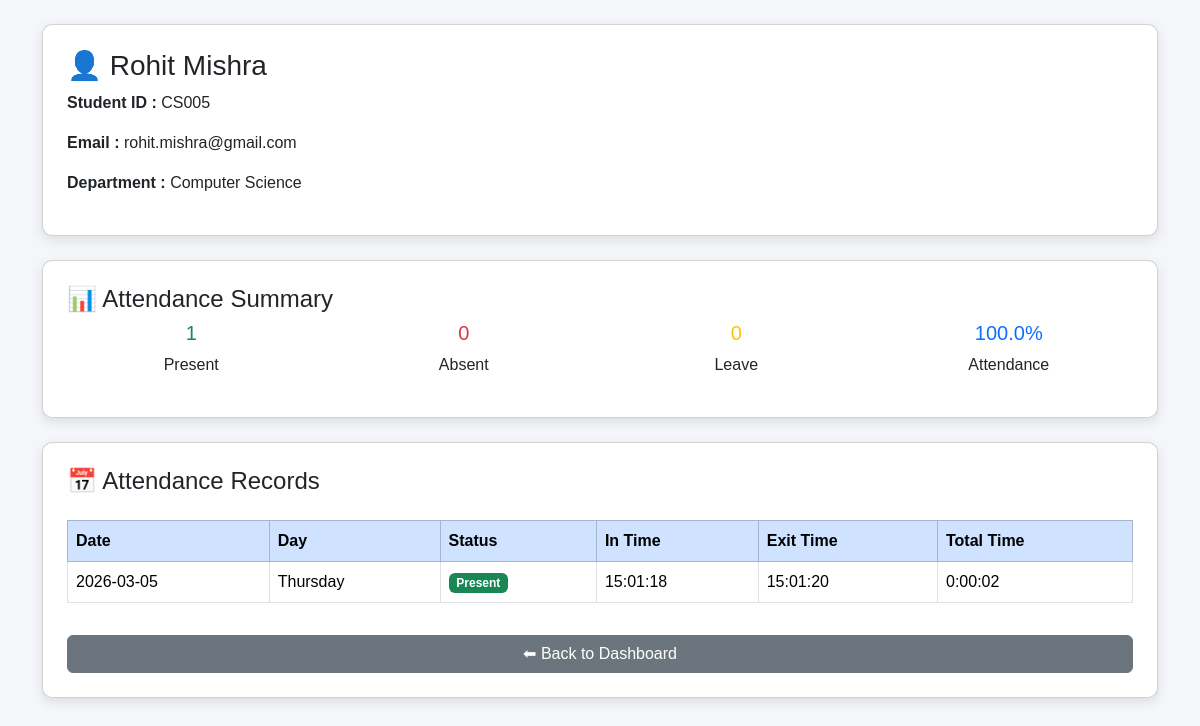
The page /student/5 (signed in) on the database its author committed.
### tables this page shows
CREATE TABLE students(
        id INTEGER PRIMARY KEY AUTOINCREMENT,
        name TEXT NOT NULL,
        student_id TEXT,
        email TEXT,
        role TEXT,
        department TEXT
    );

CREATE TABLE attendance(
        id INTEGER PRIMARY KEY AUTOINCREMENT,
        student_id TEXT,
        date TEXT,
        day TEXT,
        status TEXT,
        in_time TEXT,
        exit_time TEXT,
        UNIQUE(student_id,date)
    );

### app.py (the view)
@app.route("/student/<int:id>")
def student_profile(id):
    if not session.get("admin"):
        return redirect("/login")
    conn = get_db()
    student = conn.execute(
        "SELECT * FROM students WHERE id=?",
        (id,)
    ).fetchone()
    attendance_records = conn.execute("""
        SELECT date, day, status, in_time, exit_time
        FROM attendance
        WHERE student_id=?
        ORDER BY date DESC
    """, (student["student_id"],)).fetchall()
    attendance = []
    from datetime import datetime
    for row in attendance_records:
        in_time = row["in_time"]
        exit_time = row["exit_time"]
        total_time = None
        if in_time and exit_time:
            fmt = "%H:%M:%S"
            tdelta = datetime.strptime(exit_time, fmt) - datetime.strptime(in_time, fmt)
            total_time = str(tdelta)  # HH:MM:SS
        attendance.append({
            "date": row["date"],
            "day": row["day"],
            "status": row["status"],
            "in_time": row["in_time"],
            "exit_time": row["exit_time"],
            "total_time": total_time
        })
    present = conn.execute("""
        SELECT COUNT(*) FROM attendance
        WHERE student_id=? AND status='Present'
    """,(student["student_id"],)).fetchone()[0]
    absent = conn.execute("""
        SELECT COUNT(*) FROM attendance
        WHERE student_id=? AND status='Absent'
    """,(student["student_id"],)).fetchone()[0]
    leave = conn.execute("""
        SELECT COUNT(*) FROM attendance
        WHERE student_id=? AND status='Leave'
    """,(student["student_id"],)).fetchone()[0]
    total = present + absent + leave
    percentage = round((present/total)*100,2) if total > 0 else 0
    conn.close()
    return render_template(
        "student_profile.html",
        student=student,
        attendance=attendance,
        present=present,
        absent=absent,
        leave=leave,
        percentage=percentage
    )

### app.py (called while the page is built)
def get_db():
    conn = sqlite3.connect(DB_PATH)
    conn.row_factory = sqlite3.Row
    return conn

### templates/student_profile.html (shortened to what this page needs)
<!DOCTYPE html>
<html>
<head>
<link href="https://cdn.jsdelivr.net/npm/bootstrap@5.3.2/dist/css/bootstrap.min.css" rel="stylesheet">
</head>
<body class="p-4">
<div class="container">
<div class="card p-4 mb-4">
<h3>👤 {{ student.name }}</h3>
<p><strong>Student ID :</strong> {{ student.student_id }}</p>
<p><strong>Email :</strong> {{ student.email }}</p>
<p><strong>Department :</strong> {{ student.department }}</p>
</div>
<div class="card p-4 mb-4">
<h4>📊 Attendance Summary</h4>
<div class="row text-center">
<div class="col-md-3">
<h5 class="text-success">{{ present }}</h5>
<p>Present</p>
</div>
<div class="col-md-3">
<h5 class="text-danger">{{ absent }}</h5>
<p>Absent</p>
</div>
<div class="col-md-3">
<h5 class="text-warning">{{ leave }}</h5>
<p>Leave</p>
</div>
<div class="col-md-3">
<h5 class="text-primary">{{ percentage }}%</h5>
<p>Attendance</p>
</div>
</div>
</div>
<div class="card p-4">
<h4>📅 Attendance Records</h4>
<table class="table table-bordered mt-3">
<thead class="table-primary">
<tr>
<th>Date</th>
<th>Day</th>
<th>Status</th>
<th>In Time</th>
<th>Exit Time</th>
<th>Total Time</th>
</tr>
</thead>
<tbody>
{% for record in attendance %}
<tr>
<td>{{ record.date }}</td>
<td>{{ record.day }}</td>
<td>
{% if record.status == "Present" %}
<span class="badge bg-success">Present</span>
{% elif record.status == "Leave" %}
<span class="badge bg-warning">Leave</span>
{% else %}
<span class="badge bg-danger">Absent</span>
{% endif %}
</td>
<td>{{ record.in_time or "-" }}</td>
<td>{{ record.exit_time or "-" }}</td>
<td>{{ record.total_time or "-" }}</td>
</tr>
{% endfor %}
</tbody>
</table>
<a href="/dashboard" class="btn btn-secondary mt-3">
⬅ Back to Dashboard
</a>
</div>
</div>
</body>
</html>

### templates/student_profile.html (style rules this page uses)
body { background:#f4f6f9; font-family:Arial; }
.card { border-radius:10px; box-shadow:0 4px 12px rgba(0,0,0,0.1); }

### rows shown on the page
students: name "Rohit Mishra", student_id "CS005", email "rohit.mishra@gmail.com", department "Computer Science"
attendance: date "2026-03-05", day "Thursday", status "Present", in_time "15:01:18", exit_time "15:01:20", total_time "0:00:02"

### other values the page prints
{{ present }} "1"
{{ absent }} "0"
{{ leave }} "0"
{{ percentage }} "100.0"
